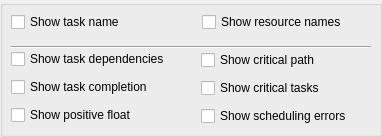
<?xml version="1.0" encoding="UTF-8"?>
<ui version="4.0">
 <class>KPlato::GanttChartDisplayOptions</class>
 <widget class="QWidget" name="KPlato::GanttChartDisplayOptions">
  <property name="geometry">
   <rect>
    <x>0</x>
    <y>0</y>
    <width>382</width>
    <height>137</height>
   </rect>
  </property>
  <property name="toolTip">
   <string/>
  </property>
  <layout class="QGridLayout" name="gridLayout">
   <property name="margin">
    <number>0</number>
   </property>
   <item row="0" column="0">
    <widget class="QGroupBox" name="groupBox_2">
     <property name="title">
      <string/>
     </property>
     <property name="flat">
      <bool>true</bool>
     </property>
     <widget class="QCheckBox" name="ui_showTaskName">
      <property name="geometry">
       <rect>
        <x>11</x>
        <y>11</y>
        <width>133</width>
        <height>22</height>
       </rect>
      </property>
      <property name="text">
       <string>Show task name</string>
      </property>
     </widget>
     <widget class="QCheckBox" name="ui_showResourceNames">
      <property name="geometry">
       <rect>
        <x>202</x>
        <y>11</y>
        <width>169</width>
        <height>22</height>
       </rect>
      </property>
      <property name="text">
       <string>Show resource names</string>
      </property>
     </widget>
     <widget class="Line" name="line">
      <property name="geometry">
       <rect>
        <x>11</x>
        <y>39</y>
        <width>360</width>
        <height>16</height>
       </rect>
      </property>
      <property name="orientation">
       <enum>Qt::Horizontal</enum>
      </property>
     </widget>
     <widget class="QCheckBox" name="ui_showDependencies">
      <property name="geometry">
       <rect>
        <x>11</x>
        <y>48</y>
        <width>185</width>
        <height>22</height>
       </rect>
      </property>
      <property name="text">
       <string>Show task dependencies</string>
      </property>
     </widget>
     <widget class="QCheckBox" name="ui_showCriticalPath">
      <property name="geometry">
       <rect>
        <x>201</x>
        <y>49</y>
        <width>139</width>
        <height>22</height>
       </rect>
      </property>
      <property name="text">
       <string>Show critical path</string>
      </property>
     </widget>
     <widget class="QCheckBox" name="ui_showCompletion">
      <property name="geometry">
       <rect>
        <x>11</x>
        <y>76</y>
        <width>167</width>
        <height>22</height>
       </rect>
      </property>
      <property name="text">
       <string>Show task completion</string>
      </property>
     </widget>
     <widget class="QCheckBox" name="ui_showCriticalTasks">
      <property name="geometry">
       <rect>
        <x>201</x>
        <y>77</y>
        <width>144</width>
        <height>22</height>
       </rect>
      </property>
      <property name="text">
       <string>Show critical tasks</string>
      </property>
     </widget>
     <widget class="QCheckBox" name="ui_showPositiveFloat">
      <property name="geometry">
       <rect>
        <x>11</x>
        <y>104</y>
        <width>146</width>
        <height>22</height>
       </rect>
      </property>
      <property name="text">
       <string>Show positive float</string>
      </property>
     </widget>
     <widget class="QCheckBox" name="ui_showSchedulingError">
      <property name="geometry">
       <rect>
        <x>201</x>
        <y>105</y>
        <width>175</width>
        <height>22</height>
       </rect>
      </property>
      <property name="text">
       <string>Show scheduling errors</string>
      </property>
     </widget>
    </widget>
   </item>
  </layout>
 </widget>
 <resources/>
 <connections/>
</ui>
